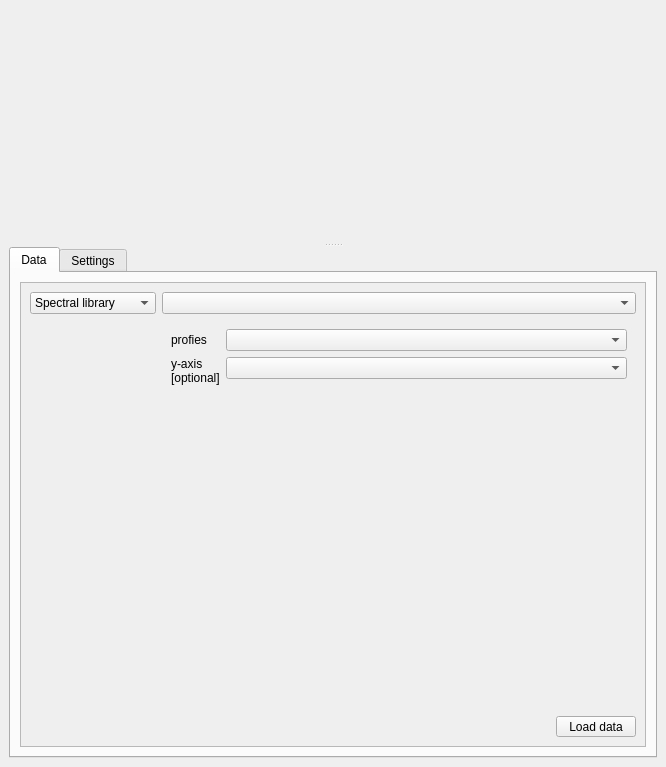
<?xml version="1.0" encoding="UTF-8"?>
<ui version="4.0">
 <class>MainWindow</class>
 <widget class="QMainWindow" name="MainWindow">
  <property name="geometry">
   <rect>
    <x>0</x>
    <y>0</y>
    <width>666</width>
    <height>767</height>
   </rect>
  </property>
  <property name="windowTitle">
   <string>Spectral Surface Plotting</string>
  </property>
  <widget class="QWidget" name="centralwidget">
   <layout class="QVBoxLayout" name="verticalLayout" stretch="0">
    <item>
     <widget class="QSplitter" name="splitter">
      <property name="orientation">
       <enum>Qt::Orientation::Vertical</enum>
      </property>
      <widget class="QWidget" name="mPlot" native="true">
       <property name="minimumSize">
        <size>
         <width>0</width>
         <height>100</height>
        </size>
       </property>
      </widget>
      <widget class="QTabWidget" name="tabWidget">
       <property name="currentIndex">
        <number>0</number>
       </property>
       <widget class="QWidget" name="tab">
        <attribute name="title">
         <string>Data</string>
        </attribute>
        <layout class="QVBoxLayout" name="verticalLayout_2">
         <item>
          <widget class="QScrollArea" name="scrollArea">
           <property name="widgetResizable">
            <bool>true</bool>
           </property>
           <widget class="QWidget" name="scrollAreaWidgetContents">
            <property name="geometry">
             <rect>
              <x>0</x>
              <y>0</y>
              <width>620</width>
              <height>455</height>
             </rect>
            </property>
            <layout class="QVBoxLayout" name="verticalLayout_3">
             <item>
              <layout class="QFormLayout" name="formLayout_5">
               <property name="leftMargin">
                <number>0</number>
               </property>
               <property name="topMargin">
                <number>0</number>
               </property>
               <item row="0" column="0">
                <widget class="QComboBox" name="mDataFormat">
                 <property name="sizePolicy">
                  <sizepolicy hsizetype="Expanding" vsizetype="Fixed">
                   <horstretch>0</horstretch>
                   <verstretch>0</verstretch>
                  </sizepolicy>
                 </property>
                 <property name="currentIndex">
                  <number>1</number>
                 </property>
                 <item>
                  <property name="text">
                   <string>Long-format table</string>
                  </property>
                 </item>
                 <item>
                  <property name="text">
                   <string>Spectral library</string>
                  </property>
                 </item>
                </widget>
               </item>
               <item row="0" column="1">
                <widget class="QgsMapLayerComboBox" name="mLayer">
                 <property name="allowEmptyLayer">
                  <bool>true</bool>
                 </property>
                </widget>
               </item>
               <item row="1" column="1">
                <widget class="QStackedWidget" name="stackedWidget">
                 <property name="currentIndex">
                  <number>1</number>
                 </property>
                 <widget class="QWidget" name="page">
                  <layout class="QVBoxLayout" name="verticalLayout_4">
                   <item>
                    <layout class="QFormLayout" name="formLayout_6">
                     <property name="leftMargin">
                      <number>0</number>
                     </property>
                     <property name="topMargin">
                      <number>0</number>
                     </property>
                     <item row="0" column="0">
                      <widget class="QLabel" name="label_39">
                       <property name="sizePolicy">
                        <sizepolicy hsizetype="Fixed" vsizetype="Preferred">
                         <horstretch>0</horstretch>
                         <verstretch>0</verstretch>
                        </sizepolicy>
                       </property>
                       <property name="text">
                        <string>x-axis</string>
                       </property>
                      </widget>
                     </item>
                     <item row="0" column="1">
                      <widget class="QgsFieldComboBox" name="mFieldLfX"/>
                     </item>
                     <item row="1" column="0">
                      <widget class="QLabel" name="label_37">
                       <property name="sizePolicy">
                        <sizepolicy hsizetype="Fixed" vsizetype="Preferred">
                         <horstretch>0</horstretch>
                         <verstretch>0</verstretch>
                        </sizepolicy>
                       </property>
                       <property name="text">
                        <string>y-axis</string>
                       </property>
                      </widget>
                     </item>
                     <item row="1" column="1">
                      <widget class="QgsFieldComboBox" name="mFieldLfY"/>
                     </item>
                     <item row="2" column="0">
                      <widget class="QLabel" name="label_40">
                       <property name="sizePolicy">
                        <sizepolicy hsizetype="Fixed" vsizetype="Preferred">
                         <horstretch>0</horstretch>
                         <verstretch>0</verstretch>
                        </sizepolicy>
                       </property>
                       <property name="text">
                        <string>z-axis</string>
                       </property>
                      </widget>
                     </item>
                     <item row="2" column="1">
                      <widget class="QgsFieldComboBox" name="mFieldLfZ"/>
                     </item>
                    </layout>
                   </item>
                  </layout>
                 </widget>
                 <widget class="QWidget" name="page_2">
                  <layout class="QVBoxLayout" name="verticalLayout_6">
                   <item>
                    <layout class="QFormLayout" name="formLayout">
                     <item row="0" column="0">
                      <widget class="QLabel" name="label_41">
                       <property name="sizePolicy">
                        <sizepolicy hsizetype="Fixed" vsizetype="Preferred">
                         <horstretch>0</horstretch>
                         <verstretch>0</verstretch>
                        </sizepolicy>
                       </property>
                       <property name="text">
                        <string>profies</string>
                       </property>
                      </widget>
                     </item>
                     <item row="1" column="0">
                      <widget class="QLabel" name="label_43">
                       <property name="sizePolicy">
                        <sizepolicy hsizetype="Fixed" vsizetype="Preferred">
                         <horstretch>0</horstretch>
                         <verstretch>0</verstretch>
                        </sizepolicy>
                       </property>
                       <property name="text">
                        <string>y-axis
[optional]</string>
                       </property>
                      </widget>
                     </item>
                     <item row="1" column="1">
                      <widget class="QgsFieldComboBox" name="mFieldLibraryY">
                       <property name="allowEmptyFieldName">
                        <bool>true</bool>
                       </property>
                      </widget>
                     </item>
                     <item row="0" column="1">
                      <widget class="QgsFieldComboBox" name="mFieldLibraryProfiles"/>
                     </item>
                    </layout>
                   </item>
                  </layout>
                 </widget>
                </widget>
               </item>
               <item row="2" column="1">
                <layout class="QHBoxLayout" name="horizontalLayout_5">
                 <item>
                  <spacer name="horizontalSpacer_4">
                   <property name="orientation">
                    <enum>Qt::Orientation::Horizontal</enum>
                   </property>
                   <property name="sizeHint" stdset="0">
                    <size>
                     <width>40</width>
                     <height>20</height>
                    </size>
                   </property>
                  </spacer>
                 </item>
                 <item>
                  <widget class="QToolButton" name="mLoadData">
                   <property name="sizePolicy">
                    <sizepolicy hsizetype="Fixed" vsizetype="Fixed">
                     <horstretch>0</horstretch>
                     <verstretch>0</verstretch>
                    </sizepolicy>
                   </property>
                   <property name="minimumSize">
                    <size>
                     <width>80</width>
                     <height>0</height>
                    </size>
                   </property>
                   <property name="toolTip">
                    <string>Apply style.</string>
                   </property>
                   <property name="text">
                    <string>Load data</string>
                   </property>
                  </widget>
                 </item>
                </layout>
               </item>
              </layout>
             </item>
            </layout>
           </widget>
          </widget>
         </item>
        </layout>
       </widget>
       <widget class="QWidget" name="tab_2">
        <attribute name="title">
         <string>Settings</string>
        </attribute>
        <layout class="QVBoxLayout" name="verticalLayout_5">
         <item>
          <widget class="QScrollArea" name="scrollArea_2">
           <property name="widgetResizable">
            <bool>true</bool>
           </property>
           <widget class="QWidget" name="scrollAreaWidgetContents_2">
            <property name="geometry">
             <rect>
              <x>0</x>
              <y>0</y>
              <width>620</width>
              <height>455</height>
             </rect>
            </property>
            <layout class="QFormLayout" name="formLayout_2">
             <item row="0" column="0">
              <widget class="QLabel" name="label_4">
               <property name="text">
                <string>Plot</string>
               </property>
              </widget>
             </item>
             <item row="0" column="1">
              <layout class="QHBoxLayout" name="horizontalLayout">
               <item>
                <widget class="QCheckBox" name="mShowSurface">
                 <property name="text">
                  <string>Surface</string>
                 </property>
                 <property name="checked">
                  <bool>true</bool>
                 </property>
                </widget>
               </item>
               <item>
                <widget class="QCheckBox" name="mShowEdges">
                 <property name="text">
                  <string>Edges</string>
                 </property>
                </widget>
               </item>
               <item>
                <widget class="QCheckBox" name="mShowPoints">
                 <property name="text">
                  <string>Points</string>
                 </property>
                </widget>
               </item>
               <item>
                <spacer name="horizontalSpacer_3">
                 <property name="orientation">
                  <enum>Qt::Orientation::Horizontal</enum>
                 </property>
                 <property name="sizeHint" stdset="0">
                  <size>
                   <width>40</width>
                   <height>20</height>
                  </size>
                 </property>
                </spacer>
               </item>
              </layout>
             </item>
             <item row="1" column="0">
              <widget class="QLabel" name="label">
               <property name="text">
                <string>Scale exponent</string>
               </property>
              </widget>
             </item>
             <item row="1" column="1">
              <layout class="QHBoxLayout" name="horizontalLayout_3">
               <item>
                <widget class="QLabel" name="label_2">
                 <property name="sizePolicy">
                  <sizepolicy hsizetype="Fixed" vsizetype="Preferred">
                   <horstretch>0</horstretch>
                   <verstretch>0</verstretch>
                  </sizepolicy>
                 </property>
                 <property name="text">
                  <string>X</string>
                 </property>
                </widget>
               </item>
               <item>
                <widget class="QSpinBox" name="mScaleX">
                 <property name="minimum">
                  <number>-100</number>
                 </property>
                 <property name="maximum">
                  <number>100</number>
                 </property>
                </widget>
               </item>
               <item>
                <widget class="QLabel" name="label_5">
                 <property name="sizePolicy">
                  <sizepolicy hsizetype="Fixed" vsizetype="Preferred">
                   <horstretch>0</horstretch>
                   <verstretch>0</verstretch>
                  </sizepolicy>
                 </property>
                 <property name="text">
                  <string>Y</string>
                 </property>
                </widget>
               </item>
               <item>
                <widget class="QSpinBox" name="mScaleY">
                 <property name="minimum">
                  <number>-100</number>
                 </property>
                 <property name="maximum">
                  <number>100</number>
                 </property>
                </widget>
               </item>
               <item>
                <widget class="QLabel" name="label_3">
                 <property name="sizePolicy">
                  <sizepolicy hsizetype="Fixed" vsizetype="Preferred">
                   <horstretch>0</horstretch>
                   <verstretch>0</verstretch>
                  </sizepolicy>
                 </property>
                 <property name="text">
                  <string>Z</string>
                 </property>
                </widget>
               </item>
               <item>
                <widget class="QSpinBox" name="mScaleZ">
                 <property name="minimum">
                  <number>-100</number>
                 </property>
                 <property name="maximum">
                  <number>100</number>
                 </property>
                </widget>
               </item>
               <item>
                <spacer name="horizontalSpacer_2">
                 <property name="orientation">
                  <enum>Qt::Orientation::Horizontal</enum>
                 </property>
                 <property name="sizeHint" stdset="0">
                  <size>
                   <width>40</width>
                   <height>20</height>
                  </size>
                 </property>
                </spacer>
               </item>
               <item>
                <widget class="QToolButton" name="mAutoScale">
                 <property name="text">
                  <string>auto-scale</string>
                 </property>
                 <property name="autoRaise">
                  <bool>true</bool>
                 </property>
                </widget>
               </item>
              </layout>
             </item>
            </layout>
           </widget>
          </widget>
         </item>
        </layout>
       </widget>
      </widget>
     </widget>
    </item>
   </layout>
  </widget>
 </widget>
 <customwidgets>
  <customwidget>
   <class>QgsFieldComboBox</class>
   <extends>QComboBox</extends>
   <header>qgsfieldcombobox.h</header>
  </customwidget>
  <customwidget>
   <class>QgsMapLayerComboBox</class>
   <extends>QComboBox</extends>
   <header>qgsmaplayercombobox.h</header>
  </customwidget>
 </customwidgets>
 <resources/>
 <connections>
  <connection>
   <sender>mDataFormat</sender>
   <signal>currentIndexChanged(int)</signal>
   <receiver>stackedWidget</receiver>
   <slot>setCurrentIndex(int)</slot>
   <hints>
    <hint type="sourcelabel">
     <x>167</x>
     <y>313</y>
    </hint>
    <hint type="destinationlabel">
     <x>371</x>
     <y>528</y>
    </hint>
   </hints>
  </connection>
  <connection>
   <sender>mLayer</sender>
   <signal>layerChanged(QgsMapLayer*)</signal>
   <receiver>mFieldLibraryY</receiver>
   <slot>setLayer(QgsMapLayer*)</slot>
   <hints>
    <hint type="sourcelabel">
     <x>405</x>
     <y>313</y>
    </hint>
    <hint type="destinationlabel">
     <x>306</x>
     <y>373</y>
    </hint>
   </hints>
  </connection>
  <connection>
   <sender>mLayer</sender>
   <signal>layerChanged(QgsMapLayer*)</signal>
   <receiver>mFieldLfZ</receiver>
   <slot>setLayer(QgsMapLayer*)</slot>
   <hints>
    <hint type="sourcelabel">
     <x>488</x>
     <y>313</y>
    </hint>
    <hint type="destinationlabel">
     <x>537</x>
     <y>419</y>
    </hint>
   </hints>
  </connection>
  <connection>
   <sender>mLayer</sender>
   <signal>layerChanged(QgsMapLayer*)</signal>
   <receiver>mFieldLfY</receiver>
   <slot>setLayer(QgsMapLayer*)</slot>
   <hints>
    <hint type="sourcelabel">
     <x>454</x>
     <y>313</y>
    </hint>
    <hint type="destinationlabel">
     <x>495</x>
     <y>387</y>
    </hint>
   </hints>
  </connection>
  <connection>
   <sender>mLayer</sender>
   <signal>layerChanged(QgsMapLayer*)</signal>
   <receiver>mFieldLfX</receiver>
   <slot>setLayer(QgsMapLayer*)</slot>
   <hints>
    <hint type="sourcelabel">
     <x>434</x>
     <y>313</y>
    </hint>
    <hint type="destinationlabel">
     <x>459</x>
     <y>355</y>
    </hint>
   </hints>
  </connection>
  <connection>
   <sender>mShowSurface</sender>
   <signal>toggled(bool)</signal>
   <receiver>mShowEdges</receiver>
   <slot>setEnabled(bool)</slot>
   <hints>
    <hint type="sourcelabel">
     <x>167</x>
     <y>307</y>
    </hint>
    <hint type="destinationlabel">
     <x>222</x>
     <y>306</y>
    </hint>
   </hints>
  </connection>
  <connection>
   <sender>mLayer</sender>
   <signal>layerChanged(QgsMapLayer*)</signal>
   <receiver>mFieldLibraryProfiles</receiver>
   <slot>setLayer(QgsMapLayer*)</slot>
   <hints>
    <hint type="sourcelabel">
     <x>398</x>
     <y>313</y>
    </hint>
    <hint type="destinationlabel">
     <x>410</x>
     <y>357</y>
    </hint>
   </hints>
  </connection>
 </connections>
</ui>
